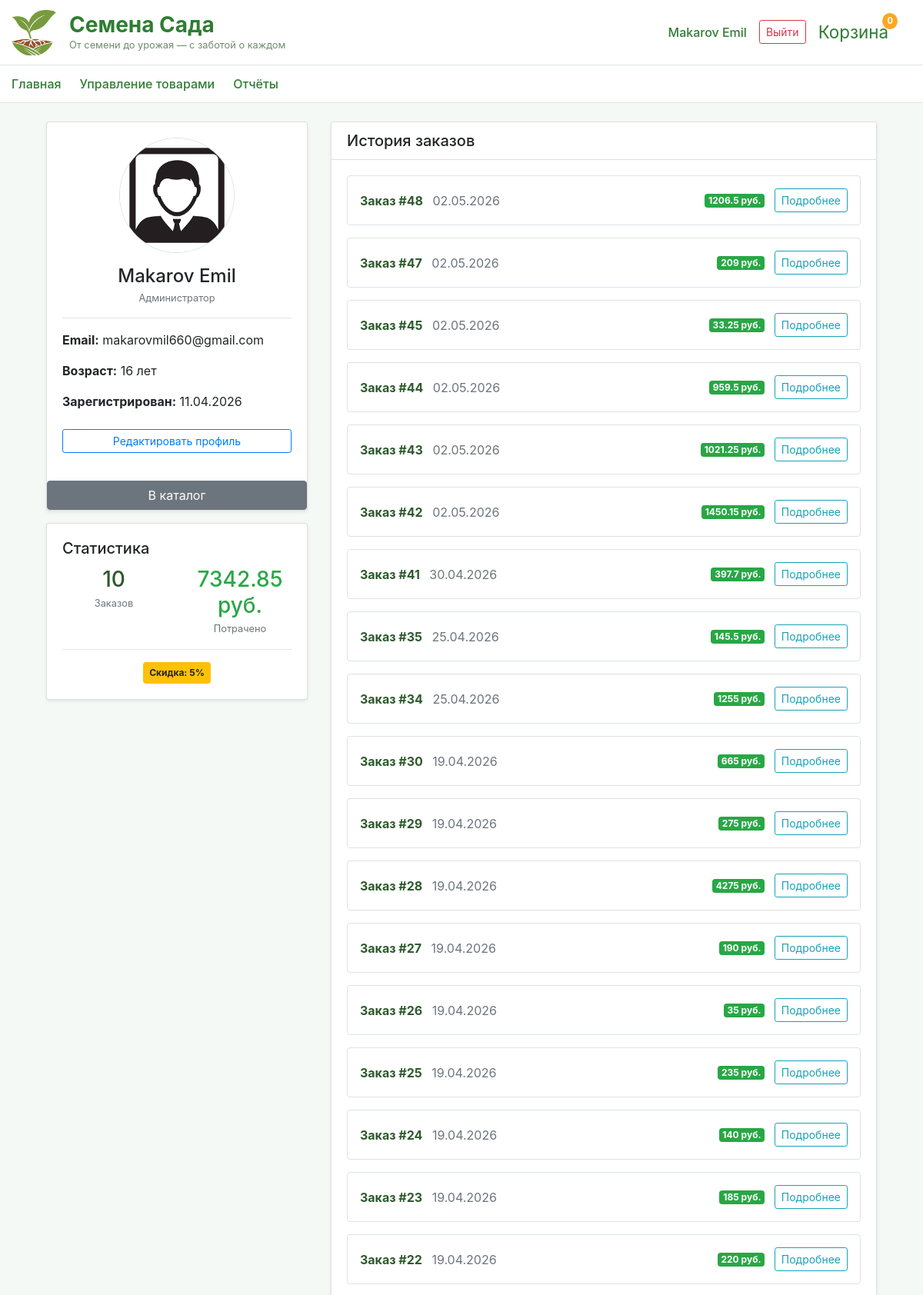
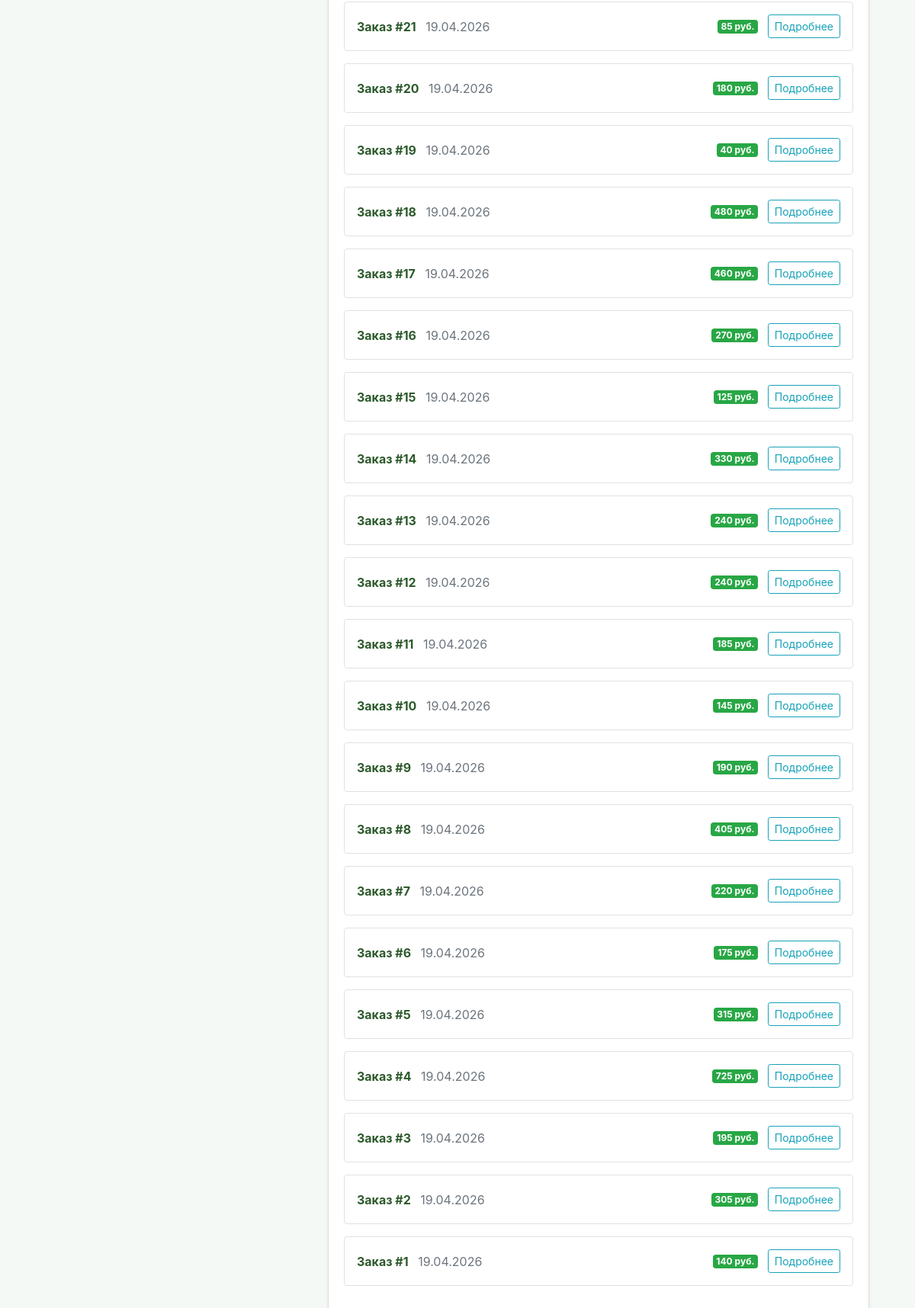
Screenshot of /user_profile (signed in, upper part) with the database file from the repository (2 pictures, top to bottom).
### data/users.py (models this page shows, shortened)
class User(SqlAlchemyBase, UserMixin, SerializerMixin):
    __tablename__ = 'users'
    serialize_only = ('id', 'surname', 'name', 'age', 'email', 'hashed_password', 'image_path',
                      'modified_date', 'is_admin', 'total_orders_count', 'total_spent', 'orders')
    id = sqlalchemy.Column(sqlalchemy.Integer, primary_key=True, autoincrement=True)
    surname = sqlalchemy.Column(sqlalchemy.String)
    name = sqlalchemy.Column(sqlalchemy.String)
    age = sqlalchemy.Column(sqlalchemy.Integer)
    email = sqlalchemy.Column(sqlalchemy.String, unique=True)
    hashed_password = sqlalchemy.Column(sqlalchemy.String)
    image_path = sqlalchemy.Column(sqlalchemy.String)
    modified_date = sqlalchemy.Column(sqlalchemy.DateTime, default=datetime.datetime.now)
    is_admin = sqlalchemy.Column(sqlalchemy.Boolean, default=False)
    total_orders_count = sqlalchemy.Column(sqlalchemy.Integer, default=0)
    total_spent = sqlalchemy.Column(sqlalchemy.Integer, default=0)
    orders = orm.relationship("Order", back_populates='user')

### data/orders.py (models this page shows)
class Order(SqlAlchemyBase, SerializerMixin):
    __tablename__ = 'orders'
    id = sqlalchemy.Column(sqlalchemy.Integer, primary_key=True, autoincrement=True)
    user_id = sqlalchemy.Column(sqlalchemy.Integer, sqlalchemy.ForeignKey('users.id'))
    order_date = sqlalchemy.Column(sqlalchemy.DateTime, default=datetime.datetime.now)
    total_amount = sqlalchemy.Column(sqlalchemy.Integer)
    discount_percent = sqlalchemy.Column(sqlalchemy.Integer)
    user = orm.relationship("User")
    items = orm.relationship("OrderItem", back_populates='order')

### main.py (the view)
@app.route('/user_profile')
@login_required
def user_profile():
    return show_user_profile(current_user.id)

### data/db_session.py (called while the page is built)
def create_session() -> Session:
    global __factory
    return __factory()

### main.py (called while the page is built)
@login_manager.user_loader
def load_user(user_id):
    db_sess = create_session()
    return db_sess.get(User, user_id)

@app.context_processor
def cart_count():
    cart = session.get('cart', {})
    count = sum(cart.values())
    return dict(cart_count=count)

def show_user_profile(user_id):
    with create_session() as db_sess:
        user = db_sess.get(User, user_id)
        orders = db_sess.query(Order) \
            .options(joinedload(Order.items).joinedload(OrderItem.product)) \
            .filter(Order.user_id == user.id) \
            .order_by(Order.order_date.desc()) \
            .all()
    return render_template('user_profile.html',
                           title='Профиль пользователя',
                           user=user,
                           orders=orders)

### templates/user_profile.html (shortened to what this page needs)
{% extends "base.html" %} {% block content %}
<div class="container mt-4">
  <div class="row">
    <div class="col-md-4 mb-4">
      <div class="card text-center shadow-sm">
        <div class="card-body">
          <img
            src="/{{ user.image_path }}"
            class="rounded-circle img-fluid mb-3 border"
            style="width: 150px; height: 150px; object-fit: cover"
            alt="Аватарка"
          />
          <h4 class="mb-1">{{ user.surname }} {{ user.name }}</h4>
          {% if user.is_admin %}
          <p class="text-muted small">Администратор</p>
          {% else %}
          <p class="text-muted small">Пользователь</p>
          {% endif %}
          <hr />
          <div class="text-left">
            <p><strong>Email:</strong> {{ user.email }}</p>
            <p><strong>Возраст:</strong> {{ user.age }} лет</p>
            <p>
              <strong>Зарегистрирован:</strong> {{
              user.modified_date.strftime('%d.%m.%Y') }}
            </p>
          </div>
          {% if current_user.id == user.id %}
          <a
            href="/edit_profile?next={{ request.url | urlencode }}"
            class="btn btn-outline-primary btn-sm mt-2 w-100"
          >
            Редактировать профиль
          </a>
          {% endif %}
        </div>
        {% if request.args.get('next') %}
        <a href="{{ request.args.get('next') }}" class="btn btn-secondary mt-3">
          ← Назад
        </a>
        {% else %}
        <a href="/catalog" class="btn btn-secondary mt-3">В каталог </a>
        {% endif %}
      </div>
      <div class="card mt-3 shadow-sm">
        <div class="card-body">
          <h5 class="card-title">Статистика</h5>
          <div class="row text-center">
            <div class="col-6">
              <h3 class="text-primary mb-0">{{ user.total_orders_count }}</h3>
              <small class="text-muted">Заказов</small>
            </div>
            <div class="col-6">
              <h3 class="text-success mb-0">{{ user.total_spent }} руб.</h3>
              <small class="text-muted">Потрачено</small>
            </div>
          </div>
          <hr />
          <div class="text-center">
            <span class="badge badge-warning p-2">
              Скидка: {% if user.total_spent > 10000 %}10% {% elif
              user.total_spent > 3000 %}5% {% elif user.total_spent > 1000 %}3%
              {% else %}0%{% endif %}
            </span>
          </div>
        </div>
      </div>
    </div>
    <div class="col-md-8">
      <div class="card shadow-sm">
        <div class="card-header bg-white">
          <h5 class="mb-0">История заказов</h5>
        </div>
        <div class="card-body">
          {% if orders %} {% for order in orders %}
          <div class="border rounded p-3 mb-3">
            <div class="d-flex justify-content-between align-items-center">
              <div>
                <strong class="text-primary">Заказ #{{ order.id }}</strong>
                <span class="text-muted ml-2"
                  >{{ order.order_date.strftime('%d.%m.%Y') }}</span
                >
              </div>
              <div>
                <span class="badge badge-success mr-2"
                  >{{ order.total_amount }} руб.</span
                >
                <a
                  href="/order/{{ order.id }}?next={{ request.url | urlencode }}"
                  class="btn btn-sm btn-outline-info"
                >
                  Подробнее
                </a>
              </div>
            </div>
          </div>
          {% endfor %} {% else %}
          <div class="text-center py-5">
            <p class="text-muted mb-3">У вас пока нет заказов</p>
            <a href="/catalog" class="btn btn-primary">Перейти в каталог</a>
          </div>
          {% endif %}
        </div>
      </div>
    </div>
  </div>
</div>
{% endblock %}

### templates/base.html (shortened to what this page needs)
<!doctype html>
<html lang="ru">
  <head>
    <link
      rel="stylesheet"
      href="https://stackpath.bootstrapcdn.com/bootstrap/4.4.1/css/bootstrap.min.css"
    />
    <link
      rel="stylesheet"
      href="{{ url_for('static', filename='css/style.css') }}"
    />
  </head>
  <body>
    <div class="navbar-main">
      <div class="container-fluid">
        <div class="row w-100 align-items-center">
          <div class="col-md-6 d-flex align-items-center">
            <img
              src="{{ url_for('static', filename='image/logo/logo.jpg') }}"
              alt="Логотип"
              class="logo-img"
            />
            <div>
              <div class="brand-title">Семена Сада</div>
              <div class="brand-slogan">
                От семени до урожая — с заботой о каждом
              </div>
            </div>
          </div>
          <div class="col-md-6 d-flex justify-content-end align-items-center">
            {% if current_user.is_authenticated %}
            <a href="/user_profile" class="user-name">
              {{ current_user.surname }} {{ current_user.name }}
            </a>
            <a href="/logout" class="btn btn-sm btn-outline-danger">Выйти</a>
            {% else %}
            <a href="/register" class="btn btn-sm btn-outline-green"
              >Регистрация</a
            >
            <a href="/login" class="btn btn-sm btn-success ml-2">Войти</a>
            {% endif %}
            <a href="/cart" class="cart-icon">
              Корзина
              <span class="cart-count">{{ cart_count|default(0) }}</span>
            </a>
          </div>
        </div>
      </div>
    </div>
    <div class="nav-links">
      <div class="container-fluid">
        <div
          class="d-flex justify-content-between align-items-center flex-wrap"
        >
          <div class="d-flex flex-wrap">
            <a href="/" class="nav-link">Главная</a>
            {% if current_user.is_authenticated and current_user.is_admin %}
            <a href="/catalog" class="nav-link">Управление товарами</a>
            {% else %}
            <a href="/catalog" class="nav-link">Каталог</a>
            {% endif %} {% if current_user.is_authenticated and
            current_user.is_admin %}
            <a href="/admin/reports" class="nav-link">Отчёты</a>
            {% endif %}
          </div>
        </div>
      </div>
    </div>
    <main role="main" class="container mt-4">
      {% block content %}{% endblock %}
    </main>
  </body>
</html>

### static/css/style.css (style rules this page uses)
body { background-color: #f5f9f5; }
.navbar-main { background-color: white; border-bottom: 1px solid #e0e8e0; padding-top: 0.75rem; padding-bottom: 0.75rem; }
.logo-img { width: 60px; height: 60px; object-fit: cover; border-radius: 12px; margin-right: 15px; }
.brand-title { font-size: 1.75rem; font-weight: 700; color: #2e7d32; margin: 0; line-height: 1.2; }
.brand-slogan { font-size: 0.8rem; color: #6c8b6c; margin: 0; }
.user-name { color: #2e7d32; font-weight: 500; margin-right: 1rem; }
.cart-icon { position: relative; display: inline-block; margin-left: 1rem; font-size: 1.4rem; text-decoration: none; color: #2e7d32; }
.cart-count { position: absolute; top: -8px; right: -12px; background-color: #f9a825; color: white; font-size: 0.7rem; font-weight: bold; border-radius: 50%; padding: 2px 6px; min-width: 18px; text-align: center; }
.nav-links { background-color: #ffffff; border-bottom: 1px solid #e0e8e0; padding: 0.5rem 0; }
.nav-links .nav-link { color: #2e7d32; font-weight: 500; margin-right: 1.5rem; padding: 0.25rem 0; transition: all 0.2s ease; }
.text-primary { color: #2d5a2c !important; }

### rows the page displays
User: surname "Makarov", name "Emil", image_path (placeholder picture), email "makarovmil660@gmail.com", age "16", modified_date "11.04.2026", total_orders_count "10", total_spent "7342.85"
Order: id "48", order_date "02.05.2026", total_amount "1206.5"
Order: id "47", order_date "02.05.2026", total_amount "209"
Order: id "45", order_date "02.05.2026", total_amount "33.25"
Order: id "44", order_date "02.05.2026", total_amount "959.5"
Order: id "43", order_date "02.05.2026", total_amount "1021.25"
Order: id "42", order_date "02.05.2026", total_amount "1450.15"
Order: id "41", order_date "30.04.2026", total_amount "397.7"
Order: id "35", order_date "25.04.2026", total_amount "145.5"
Order: id "34", order_date "25.04.2026", total_amount "1255"
Order: id "30", order_date "19.04.2026", total_amount "665"
Order: id "29", order_date "19.04.2026", total_amount "275"
Order: id "28", order_date "19.04.2026", total_amount "4275"
Order: id "27", order_date "19.04.2026", total_amount "190"
Order: id "26", order_date "19.04.2026", total_amount "35"
Order: id "25", order_date "19.04.2026", total_amount "235"
Order: id "24", order_date "19.04.2026", total_amount "140"
Order: id "23", order_date "19.04.2026", total_amount "185"
Order: id "22", order_date "19.04.2026", total_amount "220"
Order: id "21", order_date "19.04.2026", total_amount "85"
Order: id "20", order_date "19.04.2026", total_amount "180"
Order: id "19", order_date "19.04.2026", total_amount "40"
Order: id "18", order_date "19.04.2026", total_amount "480"
Order: id "17", order_date "19.04.2026", total_amount "460"
Order: id "16", order_date "19.04.2026", total_amount "270"
Order: id "15", order_date "19.04.2026", total_amount "125"
Order: id "14", order_date "19.04.2026", total_amount "330"
Order: id "13", order_date "19.04.2026", total_amount "240"
Order: id "12", order_date "19.04.2026", total_amount "240"
Order: id "11", order_date "19.04.2026", total_amount "185"
Order: id "10", order_date "19.04.2026", total_amount "145"
Order: id "9", order_date "19.04.2026", total_amount "190"
Order: id "8", order_date "19.04.2026", total_amount "405"
Order: id "7", order_date "19.04.2026", total_amount "220"
Order: id "6", order_date "19.04.2026", total_amount "175"
Order: id "5", order_date "19.04.2026", total_amount "315"
Order: id "4", order_date "19.04.2026", total_amount "725"
Order: id "3", order_date "19.04.2026", total_amount "195"
Order: id "2", order_date "19.04.2026", total_amount "305"
Order: id "1", order_date "19.04.2026", total_amount "140"

### other values shown
{{ cart_count|default(0) }} "0"
